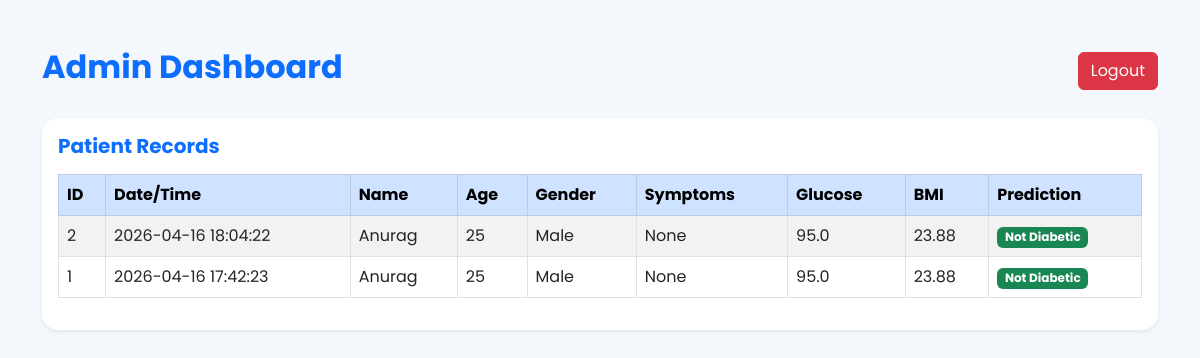
/dashboard (signed in), run on the app's committed database.
### tables this page shows
CREATE TABLE patient_records (
        id INTEGER PRIMARY KEY AUTOINCREMENT,
        datetime TEXT,
        name TEXT,
        age INTEGER,
        gender TEXT,
        symptoms TEXT,
        pregnancies REAL,
        glucose REAL,
        bloodpressure REAL,
        skinthickness REAL,
        insulin REAL,
        bmi REAL,
        dpf REAL,
        prediction TEXT,
        outcome INTEGER
    );

### app.py (the view)
@app.route("/dashboard")
def dashboard():
    if not session.get("admin_logged_in"):
        return redirect(url_for("admin"))
    conn = sqlite3.connect("patients.db")
    cursor = conn.cursor()
    cursor.execute("SELECT * FROM patient_records ORDER BY id DESC")
    records = cursor.fetchall()
    conn.close()
    return render_template("dashboard.html", records=records)

### templates/dashboard.html (shortened to what this page needs)
<!DOCTYPE html>
<html lang="en">
<head>
    <link href="https://cdn.jsdelivr.net/npm/bootstrap@5.3.0/dist/css/bootstrap.min.css" rel="stylesheet">
    <link rel="stylesheet" href="{{ url_for('static', filename='style.css') }}">
</head>
<body>
    <div class="container py-5">
        <div class="d-flex justify-content-between align-items-center mb-4">
            <h2 class="fw-bold text-primary">Admin Dashboard</h2>
            <a href="/logout" class="btn btn-danger">Logout</a>
        </div>
        <div class="card shadow-sm border-0 rounded-4">
            <div class="card-body">
                <h5 class="fw-bold text-primary mb-3">Patient Records</h5>
                <div class="table-responsive">
                    <table class="table table-bordered table-striped align-middle">
                        <thead class="table-primary">
                            <tr>
                                <th>ID</th>
                                <th>Date/Time</th>
                                <th>Name</th>
                                <th>Age</th>
                                <th>Gender</th>
                                <th>Symptoms</th>
                                <th>Glucose</th>
                                <th>BMI</th>
                                <th>Prediction</th>
                            </tr>
                        </thead>
                        <tbody>
                            {% for row in records %}
                            <tr>
                                <td>{{ row[0] }}</td>
                                <td>{{ row[1] }}</td>
                                <td>{{ row[2] }}</td>
                                <td>{{ row[3] }}</td>
                                <td>{{ row[4] }}</td>
                                <td>{{ row[5] }}</td>
                                <td>{{ row[7] }}</td>
                                <td>{{ row[11] }}</td>
                                <td>
                                    {% if row[13] == "Not Diabetic" %}
                                    <span class="badge bg-success">{{ row[13] }}</span>
                                    {% else %}
                                    <span class="badge bg-danger">{{ row[13] }}</span>
                                    {% endif %}
                                </td>
                            </tr>
                            {% endfor %}
                        </tbody>
                    </table>
                </div>
            </div>
        </div>
    </div>
</body>
</html>

### static/style.css (style rules this page uses)
body { font-family: 'Poppins', sans-serif; background: #f4f7fc; margin: 0; padding: 0; }

### data on the page
patient_records: id "2", datetime "2026-04-16 18:04:22", name "Anurag", age "25", gender "Male", symptoms "None", glucose "95.0", bmi "23.88", prediction "Not Diabetic"
patient_records: id "1", datetime "2026-04-16 17:42:23", name "Anurag", age "25", gender "Male", symptoms "None", glucose "95.0", bmi "23.88", prediction "Not Diabetic"
